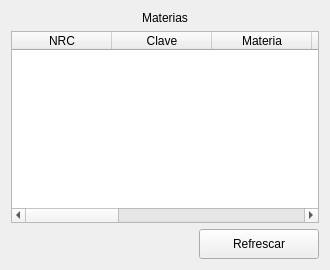
               <widget class="QWidget" name="page_datos">
                <layout class="QVBoxLayout" name="verticalLayout_5">
                 <item>
                  <widget class="QLabel" name="label">
                   <property name="text">
                    <string>Materias</string>
                   </property>
                   <property name="alignment">
                    <set>Qt::AlignmentFlag::AlignCenter</set>
                   </property>
                  </widget>
                 </item>
                 <item>
                  <widget class="QTableWidget" name="Tabla_materias">
                   <column>
                    <property name="text">
                     <string>NRC</string>
                    </property>
                   </column>
                   <column>
                    <property name="text">
                     <string>Clave</string>
                    </property>
                   </column>
                   <column>
                    <property name="text">
                     <string>Materia</string>
                    </property>
                   </column>
                   <column>
                    <property name="text">
                     <string>Sec</string>
                    </property>
                   </column>
                   <column>
                    <property name="text">
                     <string>CR</string>
                    </property>
                   </column>
                   <column>
                    <property name="text">
                     <string>Cup</string>
                    </property>
                   </column>
                   <column>
                    <property name="text">
                     <string>Disp</string>
                    </property>
                   </column>
                   <column>
                    <property name="text">
                     <string>Ses/Hora/Dias/Edif/Aula/Periodo</string>
                    </property>
                   </column>
                   <column>
                    <property name="text">
                     <string>Ses/Profesor</string>
                    </property>
                   </column>
                  </widget>
                 </item>
                 <item>
                  <layout class="QHBoxLayout" name="horizontalLayout_3">
                   <item>
                    <spacer name="horizontalSpacer_2">
                     <property name="orientation">
                      <enum>Qt::Orientation::Horizontal</enum>
                     </property>
                     <property name="sizeHint" stdset="0">
                      <size>
                       <width>188</width>
                       <height>20</height>
                      </size>
                     </property>
                    </spacer>
                   </item>
                   <item>
                    <widget class="QPushButton" name="bt_refrescar">
                     <property name="minimumSize">
                      <size>
                       <width>120</width>
                       <height>30</height>
                      </size>
                     </property>
                     <property name="text">
                      <string>Refrescar</string>
                     </property>
                    </widget>
                   </item>
                  </layout>
                 </item>
                </layout>
               </widget>
